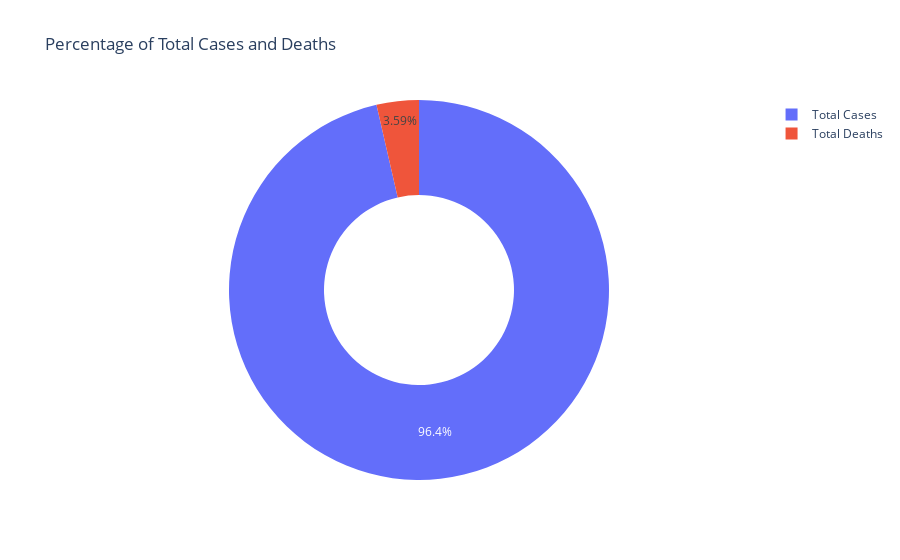

The code cell stored with this chart in its notebook:
### Code cell
# Percentage of Total Cases and Deaths
cases = data["Total Cases"].sum()
deceased = data["Total Deaths"].sum()

labels = ["Total Cases", "Total Deaths"]
values = [cases, deceased]

fig = px.pie(data, values=values, names=labels, 
             title='Percentage of Total Cases and Deaths', hole=0.5)
fig.show()

### Figure 1 — Plotly figure (JSON) as saved in the notebook; plotly's stock layout.template omitted (floating-point values rounded to 4 significant figures)
{"data": [{"domain": {"x": [0, 1], "y": [0, 1]}, "hole": 0.5, "hovertemplate": "label=%{label}<br>value=%{value}<extra></extra>", "labels": ["Total Cases", "Total Deaths"], "legendgroup": "", "name": "", "showlegend": true, "type": "pie", "values": [3133760956, 116851104]}], "layout": {"legend": {"tracegroupgap": 0}, "title": {"text": "Percentage of Total Cases and Deaths"}}}
